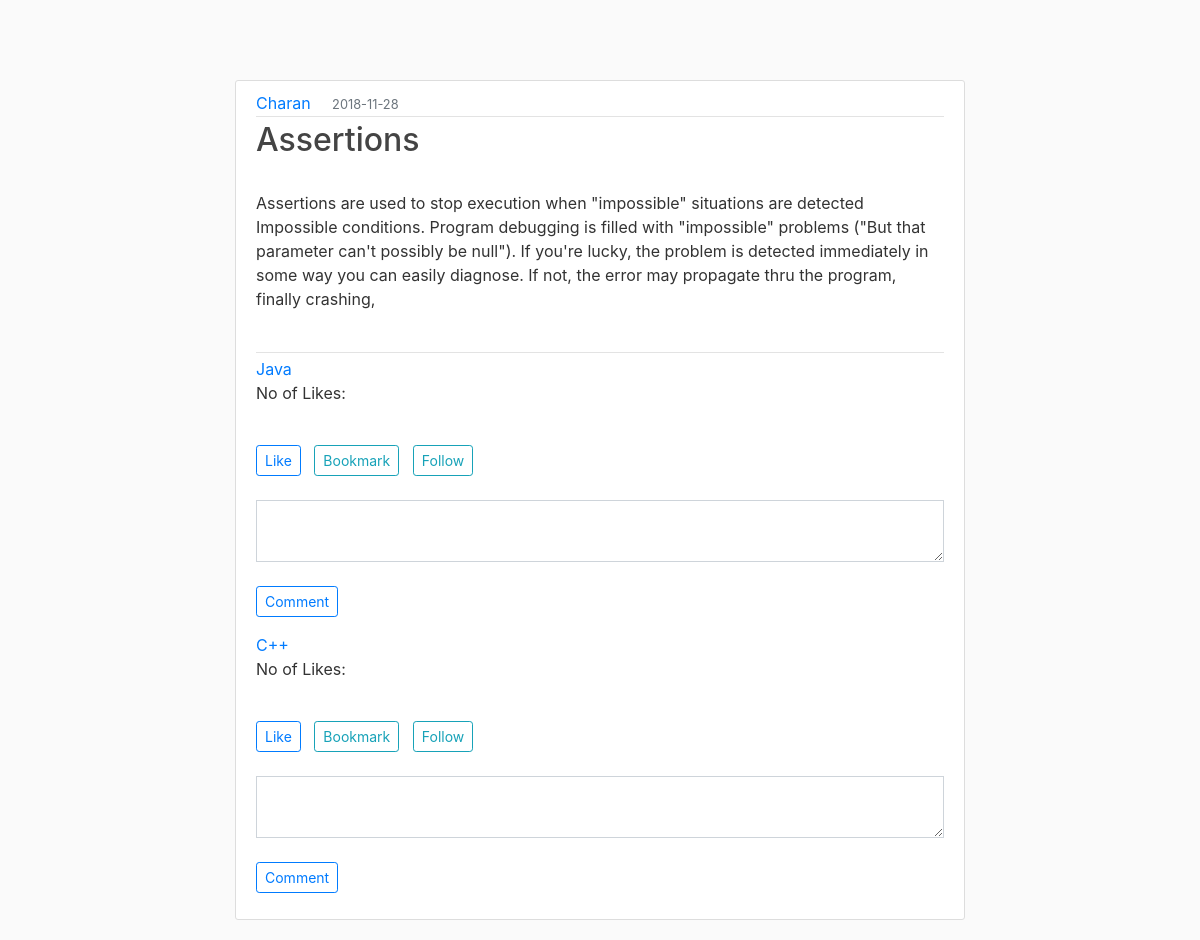
/note/4, run on the app's committed database.
### flaskblog/models.py (models this page shows, shortened)
class User(db.Model, UserMixin):
    id = db.Column(db.Integer, primary_key=True)
    firstname = db.Column(db.String(20), nullable=False)
    lastname = db.Column(db.String(20), nullable=False)
    email = db.Column(db.String(120), unique=True, nullable=False)
    password = db.Column(db.String(60), nullable=False)
    note = db.relationship('Note', backref='author', lazy=True)

class Note(db.Model):
    id = db.Column(db.Integer, primary_key=True)
    title = db.Column(db.String(100), nullable=False)
    date_created = db.Column(db.DateTime, nullable=False, default=datetime.utcnow)
    content = db.Column(db.Text, nullable=False)
    mode = db.Column(db.String(10), nullable=False)
    likes = db.Column(db.Integer, default= 0)
    user_id = db.Column(db.Integer, db.ForeignKey('user.id'), nullable=False)

class Tag(db.Model):
    id = db.Column(db.Integer, primary_key=True)
    name = db.Column(db.String(100), nullable=False)
    usertags = db.relationship('User', secondary='tagmapper', backref=db.backref('usertags', lazy='dynamic'))
    notetags = db.relationship('Note', secondary='notemapper', backref=db.backref('notetags', lazy='dynamic'))

### flaskblog/routes.py (the view)
@app.route("/note/<int:note_id>")
def note(note_id):
    notes = Note.query.get_or_404(note_id)
    return render_template('note.html', note=notes)

### flaskblog/templates/note.html (shortened to what this page needs)
{% extends "layout.html" %}
{% block content %}
  <article class="media content-section">
    <div class="media-body">
      <div class="article-metadata">
        <a class="mr-2" href="{{ url_for('user_notes', user_id=note.author.id) }}">{{ note.author.firstname }}</a>&nbsp&nbsp
        <small class="text-muted">{{ note.date_created.strftime('%Y-%m-%d') }}</small>
      </div>
      <div class="article-metadata">
      <h2><a class="article-title">{{ note.title }}</a></h2><br>
      <p class="article-content">{{ note.content }}</p><br>
    </div>
    <div class="form-group">
      {% for n in note.notetags %}
      <a class="mr-2" href="{{ url_for('tags', tag_id=n.id) }}">{{ n.name }}</a>
      <p class="article-content"> No of Likes: {{ n.likes }}</p><br>
      <a  class="btn btn-outline-primary btn-sm"  href="{{ url_for('like', note_id=n.id) }}">Like</a>&nbsp&nbsp
      <a  class="btn btn-outline-info btn-sm" href="{{ url_for('bookmark', note_id=n.id) }}">Bookmark</a>&nbsp&nbsp
      <a  class="btn btn-outline-info btn-sm" href="{{ url_for('follow', note_id=n.id) }}">Follow</a>
      <br>      <br>
      <textarea class="form-control rounded-0" id="exampleFormControlTextarea2" rows="2"></textarea><br>
      <p><a class="btn btn-outline-primary btn-sm" href="{{ url_for('comment', note_id=n.id) }}" data-toggle="collapse" href="#collapseExample" role="button" aria-expanded="false" aria-controls="collapseExample"> Comment </a></p>
      {% endfor %}
    </div>
    </div>
  </article>
{% endblock content %}

### flaskblog/static/main.css (style rules this page uses)
body { background: #fafafa; color: #333333; margin-top: 5rem; }
h1, h2, h3, h4, h5, h6 { color: #444444; }
.content-section { background: #ffffff; padding: 10px 20px; border: 1px solid #dddddd; border-radius: 3px; margin-bottom: 20px; margin-left: auto; margin-right: auto; }
.article-title { color: #444444; }
.article-content { white-space: pre-line; }
.article-metadata { padding-bottom: 1px; margin-bottom: 4px; border-bottom: 1px solid #e3e3e3 }

### data on the page
User: author.firstname "Charan"
Note: date_created "2018-11-28", title "Assertions", content "Assertions are used to stop execution when \"impossible\" situations are detected Impossible conditions. Program debugging is filled with \"impossible\" problems (\"But that parameter can't possibly be null\"). If you're lucky, the problem is detected immediately in some way you can easily diagnose. If not, the error may propagate thru the program, finally crashing,"
Tag: name "Java"
Tag: name "C++"
